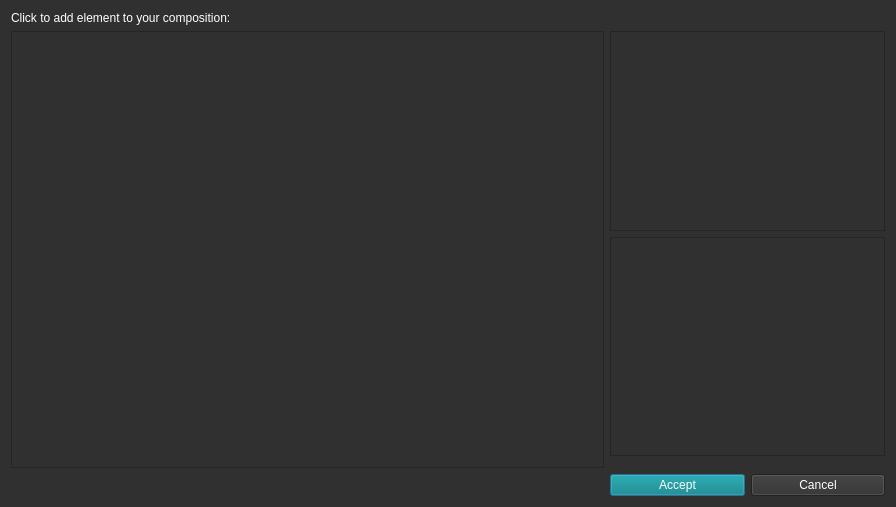
<?xml version="1.0" encoding="UTF-8"?>
<ui version="4.0">
 <class>Dialog</class>
 <widget class="QDialog" name="Dialog">
  <property name="geometry">
   <rect>
    <x>0</x>
    <y>0</y>
    <width>896</width>
    <height>507</height>
   </rect>
  </property>
  <property name="windowTitle">
   <string>Dialog</string>
  </property>
  <property name="styleSheet">
   <string notr="true">background-color: rgb(48, 48, 48);
gridline-color: rgb(195, 195, 195);
color: rgb(255, 255, 255);</string>
  </property>
  <layout class="QGridLayout" name="gridLayout">
   <item row="0" column="0">
    <widget class="QLabel" name="label">
     <property name="text">
      <string>Click to add element to your composition:</string>
     </property>
    </widget>
   </item>
   <item row="1" column="0" rowspan="4">
    <widget class="QFrame" name="left_frame">
     <property name="sizePolicy">
      <sizepolicy hsizetype="MinimumExpanding" vsizetype="MinimumExpanding">
       <horstretch>0</horstretch>
       <verstretch>0</verstretch>
      </sizepolicy>
     </property>
     <property name="frameShape">
      <enum>QFrame::StyledPanel</enum>
     </property>
     <property name="frameShadow">
      <enum>QFrame::Raised</enum>
     </property>
    </widget>
   </item>
   <item row="1" column="1">
    <widget class="QFrame" name="view_box_frame">
     <property name="sizePolicy">
      <sizepolicy hsizetype="Fixed" vsizetype="Fixed">
       <horstretch>0</horstretch>
       <verstretch>0</verstretch>
      </sizepolicy>
     </property>
     <property name="minimumSize">
      <size>
       <width>275</width>
       <height>200</height>
      </size>
     </property>
     <property name="frameShape">
      <enum>QFrame::StyledPanel</enum>
     </property>
     <property name="frameShadow">
      <enum>QFrame::Raised</enum>
     </property>
    </widget>
   </item>
   <item row="5" column="1">
    <layout class="QHBoxLayout" name="horizontalLayout_2">
     <item>
      <widget class="QPushButton" name="accept_btn">
       <property name="styleSheet">
        <string notr="true">background-color: rgba(0, 128, 128, 154);</string>
       </property>
       <property name="text">
        <string>Accept</string>
       </property>
      </widget>
     </item>
     <item>
      <widget class="QPushButton" name="cancel_btn">
       <property name="styleSheet">
        <string notr="true"/>
       </property>
       <property name="text">
        <string>Cancel</string>
       </property>
      </widget>
     </item>
    </layout>
   </item>
   <item row="2" column="1">
    <widget class="QFrame" name="right_frame">
     <property name="sizePolicy">
      <sizepolicy hsizetype="Preferred" vsizetype="MinimumExpanding">
       <horstretch>0</horstretch>
       <verstretch>0</verstretch>
      </sizepolicy>
     </property>
     <property name="minimumSize">
      <size>
       <width>50</width>
       <height>100</height>
      </size>
     </property>
     <property name="frameShape">
      <enum>QFrame::StyledPanel</enum>
     </property>
     <property name="frameShadow">
      <enum>QFrame::Raised</enum>
     </property>
    </widget>
   </item>
  </layout>
 </widget>
 <resources/>
 <connections/>
</ui>
